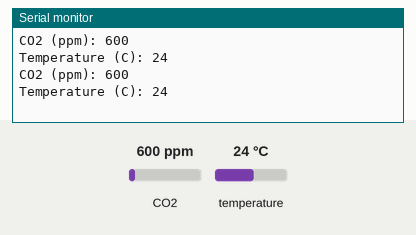
The sketch below on a simulated Arduino Uno, built with avr-gcc and run on an emulated ATmega328P. Parts: the last lines printed to the serial monitor. Inputs (shaded band) come from the test bench; at power-on: CO2 600 ppm, temperature 24 °C.

Above: at 4.8 s.
4.9 s: CO2 set to 452 ppm
At 6.7 s:
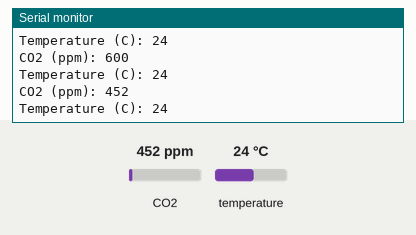
7.9 s: temperature set to 12 °C
At 9.0 s:
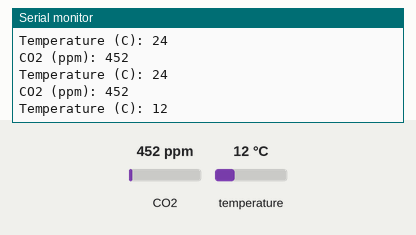
10.9 s: CO2 set to 1050 ppm
At 13.6 s:
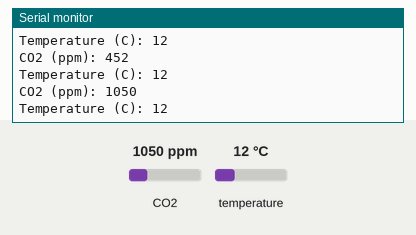
Timing chart, 0 to 15.1 s (numbered marks = the images above; inputs shaded):
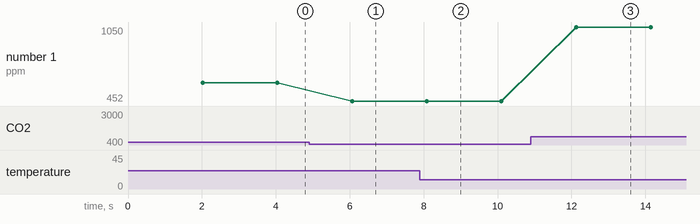

Measured:
- after the input at 4.9 s, the serial monitor: prints a new line after 1.2 s (image 1)
- after the input at 7.9 s, the serial monitor: prints a new line after 0.20 s (image 2)
- after the input at 10.9 s, the serial monitor: prints a new line after 1.2 s (image 3)
- plotted number 1: 600 → 452 after the input at 4.9 s, 452 → 1050 after the input at 10.9 s

The sketch:

mothbotv3_Z19.ino
```cpp
#include <Arduino.h>
#include "MHZ19.h"
#include <SoftwareSerial.h>                                // Remove if using HardwareSerial or Arduino package without SoftwareSerial support

#define RX_PIN 3                                          // Rx pin which the MHZ19 Tx pin is attached to
#define TX_PIN 4                                          // Tx pin which the MHZ19 Rx pin is attached to
#define BAUDRATE 9600                                      // Device to MH-Z19 Serial baudrate (should not be changed)

MHZ19 myMHZ19;                                             // Constructor for library

SoftwareSerial mySerial(RX_PIN, TX_PIN);                   // (Uno example) create device to MH-Z19 serial
//HardwareSerial mySerial(1);                              // (ESP32 Example) create device to MH-Z19 serial

unsigned long getDataTimer = 0;

void setup()
{
    Serial.begin(9600);                                     // Device to serial monitor feedback

    mySerial.begin(BAUDRATE);                               // (Uno example) device to MH-Z19 serial start
    //mySerial.begin(BAUDRATE, SERIAL_8N1, RX_PIN, TX_PIN); // (ESP32 Example) device to MH-Z19 serial start
    myMHZ19.begin(mySerial);                                // *Serial(Stream) refence must be passed to library begin().

    myMHZ19.autoCalibration();                              // Turn auto calibration ON (OFF autoCalibration(false))
}

void loop()
{
    if (millis() - getDataTimer >= 2000)
    {
        int CO2;

        /* note: getCO2() default is command "CO2 Unlimited". This returns the correct CO2 reading even
        if below background CO2 levels or above range (useful to validate sensor). You can use the
        usual documented command with getCO2(false) */

        CO2 = myMHZ19.getCO2();                             // Request CO2 (as ppm)

        Serial.print("CO2 (ppm): ");
        Serial.println(CO2);

        int8_t Temp;
        Temp = myMHZ19.getTemperature();                     // Request Temperature (as Celsius)
        Serial.print("Temperature (C): ");
        Serial.println(Temp);

        getDataTimer = millis();
    }
}
```
